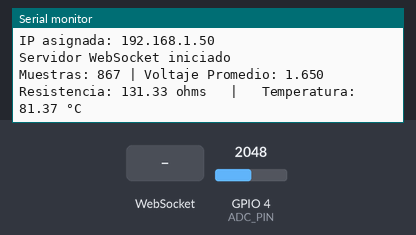
The sketch below on a simulated ESP32. On the bench: the last lines printed to the serial monitor. The inputs (shaded band) are chosen by the test bench; at power-on: GPIO 4 (ADC_PIN) = 2048 (analog values on the 0–4095 scale). WiFi joins after 1.5 s; servers stay silent unless stated.

Above: at 3.2 s.
3.3 s: WebSocket text "heartbeat" received
At 3.9 s:
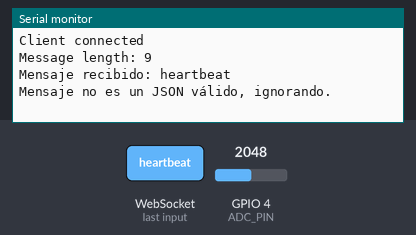
4.8 s: WebSocket text "sensor" received
At 5.5 s:
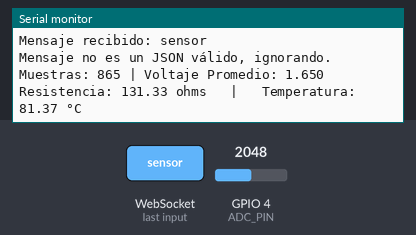
6.3 s: WebSocket text "1" received
At 6.9 s:
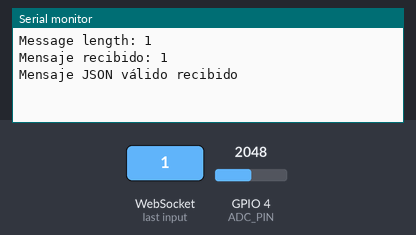
7.8 s: GPIO 4 (ADC_PIN) set to 2866
At 8.8 s:
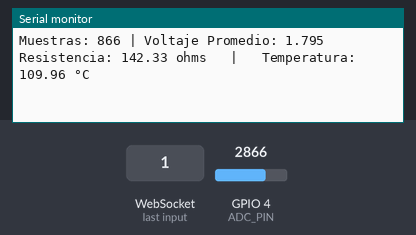
9.3 s: GPIO 4 (ADC_PIN) set to 3603
At 10.8 s:
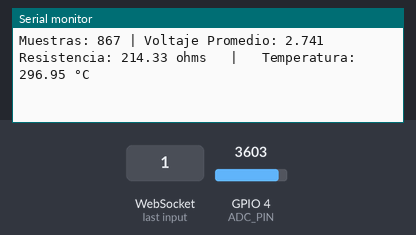
Timing chart, 0 to 11.8 s (numbered marks = the images above; inputs shaded):
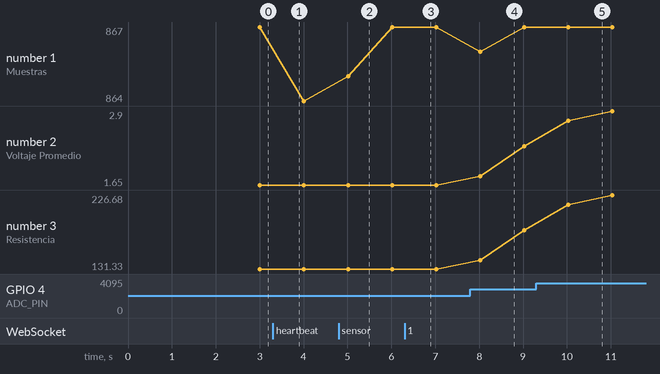

Measured:
- after the input at 3.3 s, the serial monitor: prints a new line at once (image 1)
- after the input at 4.8 s, the serial monitor: prints a new line at once (image 2)
- after the input at 6.3 s, the serial monitor: prints a new line at once (image 3)
- after the input at 7.8 s, the serial monitor: prints a new line after 0.22 s (image 4)
- after the input at 9.3 s, the serial monitor: prints a new line after 0.73 s (image 5)
- plotted number 1: 867 → 864 after the input at 3.3 s
- plotted number 2: 1.65 → 2.31 after the input at 7.8 s, 2.31 → 2.9 after the input at 9.3 s
- plotted number 3: 131.33 → 181.49 after the input at 7.8 s, 181.49 → 226.68 after the input at 9.3 s

The sketch:

Practica4-websocket.ino
```cpp
#include <Arduino.h>
#include <WiFi.h>
//#include <DHT.h>  //By adafruit 1.4.6 mas dependencias
#include <AsyncTCP.h>
#include <ESPAsyncWebServer.h>  //By lacemra 3.1.0 con modificaciones
#include <AsyncWebSocket.h>
#include <ArduinoJson.h>  //BenoitBlanchon
#include <time.h>


#define ADC_PIN 4  // Cambia este valor según el pin del ADC que estés usando
#define ADC_RESOLUTION 4095  // Resolución del ADC de 12 bits (0-4095)
#define ADC_VREF 3.3  // Voltaje de referencia del ADC
#define MEASUREMENT_TIME 1000  // Tiempo de medición en milisegundos (1 segundo)
const char* ssid = "GWN571D04";
const char* password = "ESP32CUCEI$$";
const float R0 = 100.0;  // Resistencia a 0°C
const float alpha = 0.00385;  // Coeficiente de temperatura del platino
bool heartbeatReceived = false;  // Indica si ya se ha recibido el primer heartbeat
unsigned long lastAdcSendTime = 0;  // Tiempo de la última lectura del ADC
int tiempoMuestreo = 1000;
int comandoNumerico = 0;
const char* comando;


// Configuración del servidor y WebSocket
AsyncWebServer server(80);
AsyncWebSocket ws("/ws");

void blinkTask(void *param) {
    while(1){
    unsigned long startTime = millis();  // Capturar tiempo de inicio
    unsigned int sampleCount = 0;  // Contador de muestras
    float voltageSum = 0.0;  // Suma de voltajes

    // Tomar mediciones durante 1 segundo
    while (millis() - startTime < MEASUREMENT_TIME) {
        int raw_adc = analogRead(ADC_PIN);  // Leer ADC
        float voltage = (raw_adc / (float)ADC_RESOLUTION) * ADC_VREF;  // Convertir a voltaje

        voltageSum += voltage;  // Acumular voltaje
        sampleCount++;  // Contar muestras
        vTaskDelay(1);  // Libera el CPU durante 1 ms en cada iteración

    }

    // Calcular el voltaje promedio
    float voltajePromedio = voltageSum / sampleCount;

    // Calcular la distancia con la ecuación dada
    float resistencia = 76.09*voltajePromedio+5.75;
    float temperatura = (resistencia - R0) / (alpha * R0);

        DynamicJsonDocument doc(256);
        doc["type"] = "adc_reading";
        doc["temperatura"] = temperatura;
        doc["resistencia"] = resistencia;
        doc["voltaje"] = voltajePromedio;

        // Serializar el JSON y enviarlo
        String jsonString;
        serializeJson(doc, jsonString);

    // Imprimir los resultados
    Serial.print("Muestras: ");
    Serial.print(sampleCount);
    Serial.print(" | Voltaje Promedio: ");
    Serial.print(voltajePromedio, 3);  // Mostrar con 3 decimales
    Serial.print(" Resistencia: ");
    Serial.print(resistencia, 2);  // Mostrar con 2 decimales
    Serial.print(" ohms   |  ");
    Serial.print(" Temperatura: ");
    Serial.print(temperatura, 2);  // Mostrar con 2 decimales
    Serial.println(" °C");
            ws.cleanupClients();


            for (AsyncWebSocketClient *client : ws.getClients()) {
                if (client->status() == WS_CONNECTED) {
                    client->text(jsonString);
                }
            }


    }

}


void wsAdcTask(void *param) {
    while (1) {
        // Mantén limpios los clientes inactivos del WebSocket
        ws.cleanupClients();

        // Verificar si ya se ha recibido el primer heartbeat y enviar lecturas cada 100 ms
        if (heartbeatReceived && (millis() - lastAdcSendTime >= tiempoMuestreo)) {
            lastAdcSendTime = millis();  // Actualizar el tiempo de la última lectura
            // Enviar lectura a los clientes conectados
            for (AsyncWebSocketClient *client : ws.getClients()) {
                if (client->status() == WS_CONNECTED) {
                    //sendAdcReading(client);
                }
            }
        }
        vTaskDelay(10 / portTICK_PERIOD_MS);  // Pequeño retardo para no saturar el procesador
    }
}

void setup() {
    // put your setup code here, to run once:
    Serial.begin(115200);
    analogReadResolution(12);  // Configurar la resolución del ADC a 12 bits
     // Conéctate a la red WiFi
    WiFi.begin(ssid, password);
    while (WiFi.status() != WL_CONNECTED) {
        delay(1000);
        Serial.println("Conectando a WiFi...");
    }
    Serial.println("Conectado a WiFi");

    // Imprime la IP asignada por el router
    Serial.print("IP asignada: ");
    Serial.println(WiFi.localIP());

    // Configura el WebSocket y asigna el manejador de eventos
    ws.onEvent(onWebSocketMessage);
    server.addHandler(&ws);

    // Inicia el servidor
    server.begin();
    Serial.println("Servidor WebSocket iniciado");

     xTaskCreatePinnedToCore(
        wsAdcTask,       // Función de la tarea
        "WS ADC Task",   // Nombre de la tarea
        4096,            // Tamaño de la pila
        NULL,            // Parámetro de entrada (null en este caso)
        1,               // Prioridad
        NULL,            // Puntero a la tarea (no lo usamos)
        0);              // Ejecutar en el core 0

    // Crear la tarea para el blink en Core 1
    xTaskCreatePinnedToCore(
        blinkTask,       // Función de la tarea
        "Blink Task",    // Nombre de la tarea
        2048,            // Tamaño de la pila
        NULL,            // Parámetro de entrada (null en este caso)
        1,               // Prioridad
        NULL,            // Puntero a la tarea (no lo usamos)
        1);              // Ejecutar en el core 1


}

void updateEsp32Time(unsigned long timestamp) {
    timeval tv;
    tv.tv_sec = timestamp;
    tv.tv_usec = 0;
    settimeofday(&tv, nullptr);  // Actualizar el tiempo de la ESP32
    Serial.println("Tiempo de la ESP32 actualizado.");
}

// Función para manejar mensajes JSON
void onWebSocketMessage(AsyncWebSocket *server, AsyncWebSocketClient *client, AwsEventType type, void *arg, uint8_t *data, size_t len) {
    if (type == WS_EVT_DATA) {
        Serial.print("Message length: ");
        Serial.println(len);  // Mostrar la longitud del mensaje

        if (len > 0) {
            // Convertir los datos recibidos en una cadena
            String message = String((char*)data);
            Serial.println("Mensaje recibido: " + message);

            // Crear un objeto DynamicJsonDocument para almacenar el JSON
            DynamicJsonDocument doc(1024);

            // Intentar deserializar el mensaje como JSON
            DeserializationError error = deserializeJson(doc, message);

            // Si el mensaje es un JSON válido
            if (!error) {
                Serial.println("Mensaje JSON válido recibido");

                // Comprobar si es un heartbeat
                const char* tipo = doc["type"];
                if (strcmp(tipo, "heartbeat") == 0) {
                    // Obtener el timestamp del heartbeat
                    unsigned long timestamp = doc["timestamp"];
                    Serial.print("Heartbeat recibido con timestamp: ");
                    Serial.println(timestamp);

                    // Actualizar el tiempo de la ESP32
                    updateEsp32Time(timestamp);

                    // Marcar que se ha recibido el primer heartbeat
                    heartbeatReceived = true;
                }
                else if (strcmp(tipo, "sensor") == 0) {


                }


            } else {
            // Si el mensaje no es un JSON válido
             Serial.println("Mensaje no es un JSON válido, ignorando.");
             client->text("Error: Mensaje no es un JSON válido.");
           }
        } else {
            Serial.println("No data received.");
        }
    } else if (type == WS_EVT_CONNECT) {
        Serial.println("Client connected");
    } else if (type == WS_EVT_DISCONNECT) {
        Serial.println("Client disconnected");
    }
}


void loop() {


}
```
